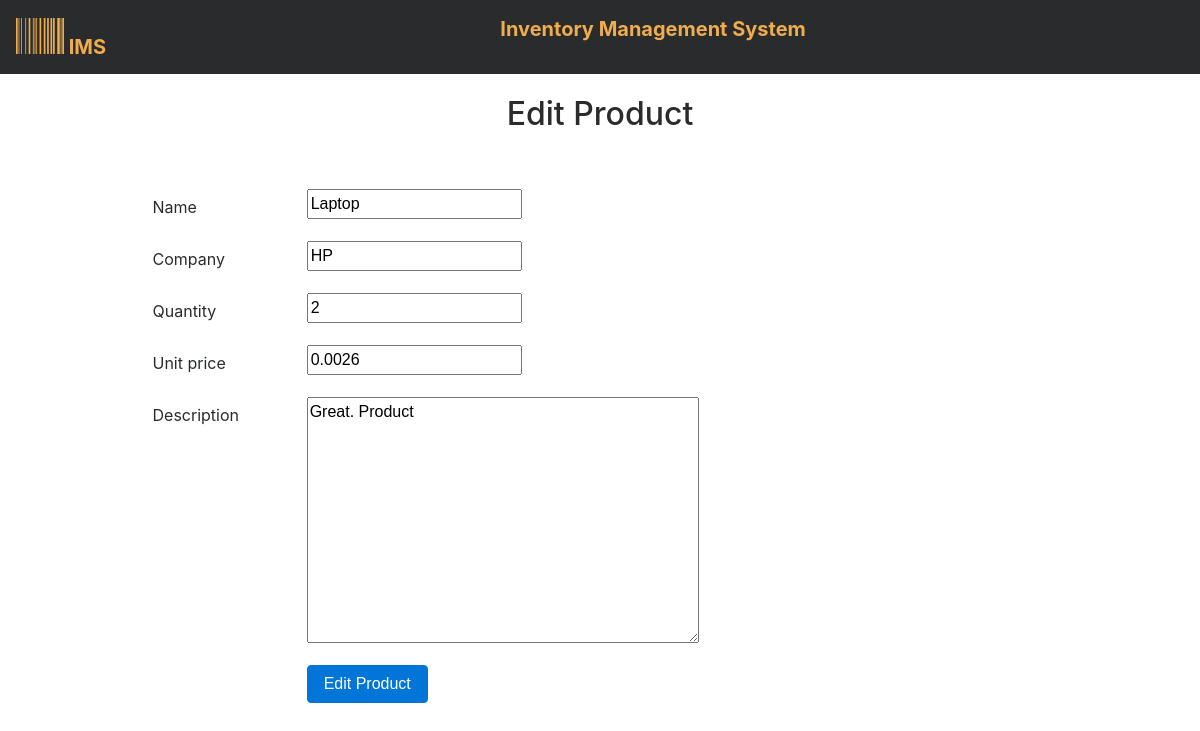
Screenshot of /edit/1 with the database file from the repository.
### InventoryMS/models.py (models this page shows, shortened)
class Product(models.Model):
    name = models.CharField(max_length=200, blank=True, null=True)
    company = models.CharField(max_length=200, blank=True, null=True)
    quantity = models.IntegerField(blank=True, null=True)
    unit_price = models.DecimalField(max_digits=20, decimal_places=4, default=Decimal('0.0000'))
    description = models.TextField(blank=True, null=True)

### InventoryMS/views.py (the view)
# urls.py: url(r'^edit/(?P<pk>\d+)$', edit, name="edit"),
def edit(request, pk):
    product = get_object_or_404(Product, pk=pk)
    if request.method == "POST":
        form = ProductForm(request.POST, instance=product)
        if form.is_valid():
            form.save()
            return redirect('index')
    else:
        form = ProductForm(instance=product)
    return render(request, 'inventory/edit.html', {'form': form})

### InventoryMS/forms.py
class ProductForm(forms.ModelForm):
    class Meta:
        model = Product
        fields = ('name','company', 'quantity', 'unit_price', 'description')

### InventoryMS/templates/inventory/edit.html (shortened to what this page needs)
{% extends 'inventory/base.html' %} {% block content %}
<h2 class="product_heder">Edit Product </h1>
<div class="container col-md-10">
    <form  method="POST">
      {% for field in form %}
        <div class="form-group row">
            <label for="id_{{ field.name }}" class="col-2 col-form-label">{{ field.label }}</label>
            <div class="col-10">
                {{ field }}
            </div>
        </div>
        {% endfor %}
        <div class="form-group row">
            <div class="offset-sm-2 col-sm-6">
                <button type="submit" class="btn btn-primary">Edit Product</button>
            </div>
        </div>
    </form>
</div>
{% endblock %}

### InventoryMS/static/inventory/css/style.css (style rules this page uses)
body { padding-top: 5rem; }
.product_heder { text-align: center; padding-bottom: 50px; }

### rows the page displays
Product: form "Laptop" "HP" "2" "0.0026" "Great. Product"

### other values shown
{{ field.label }} "Name" "Company" "Quantity" "Unit price" "Description"
